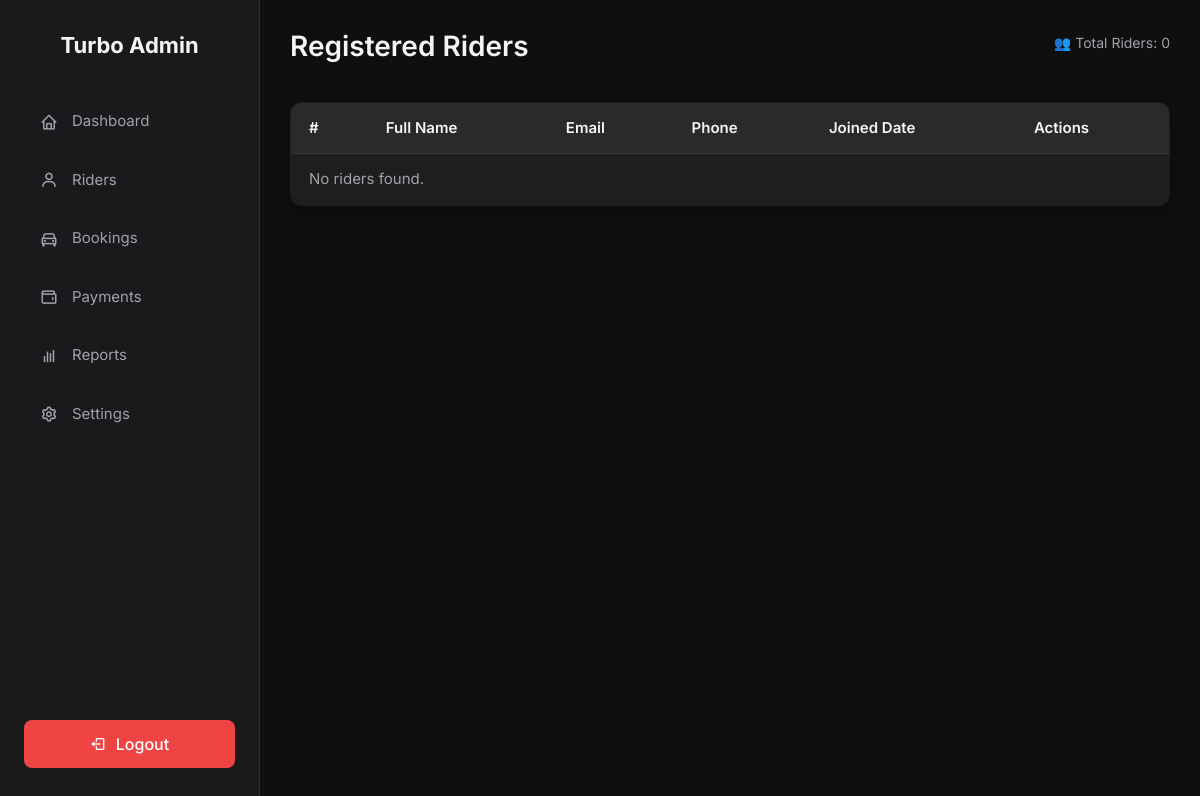
The app's page /adminpages/rider/ (signed in), older data.
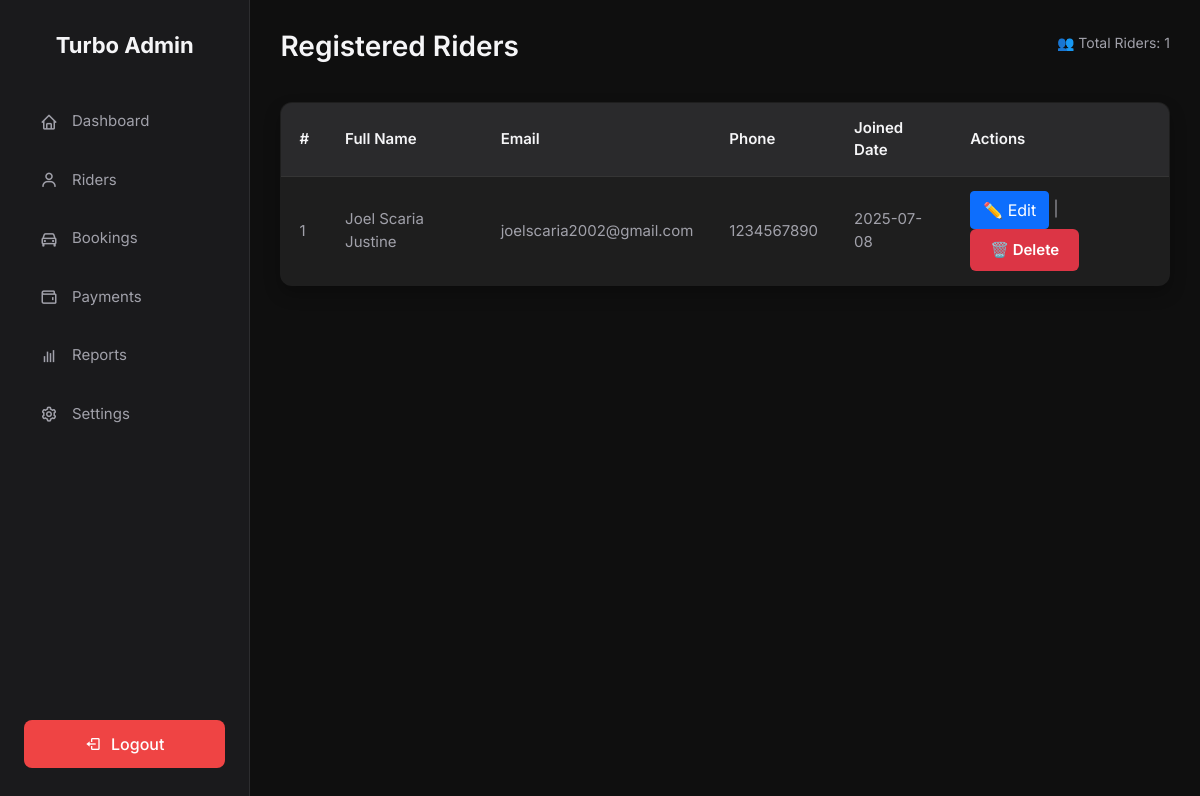
The same page, newer data.
### account/models.py (models this page shows, shortened)
class CustomUser(AbstractUser):
    ROLE_CHOICES = [
        ('driver', 'Driver'),
        ('rider', 'Rider'),
        ('admin', 'Admin'),
    ]
    full_name = models.CharField(max_length=100)
    email = models.EmailField(unique=True)
    role = models.CharField(max_length=10, choices=ROLE_CHOICES)
    phone = models.CharField(max_length=10, default="9999999999")
    USERNAME_FIELD = 'email'
    REQUIRED_FIELDS = ['username', 'full_name', 'role']

### adminpages/views.py (the view)
# urls.py: path('rider/', views.rider, name='rider'),
@login_required
def rider(request):
    riders = CustomUser.objects.filter(role='rider')
    return render(request, 'adminpages/rider.html', {'riders': riders})

### templates/adminpages/rider.html (shortened to what this page needs)
{% extends 'adminpages/base.html' %}
{% block content %}
<div class="main">
  <div class="header">
    <h1>Registered Riders</h1>
    <p>👥 Total Riders: {{ riders.count }}</p>
  </div>
  <table>
    <thead>
      <tr>
        <th>#</th>
        <th>Full Name</th>
        <th>Email</th>
        <th>Phone</th>
        <th>Joined Date</th>
        <th>Actions</th>
      </tr>
    </thead>
    <tbody>
      {% for rider in riders %}
      <tr>
        <td>{{ forloop.counter }}</td>
        <td>{{ rider.full_name }}</td>
        <td>{{ rider.email }}</td>
        <td>{{ rider.phone }}</td>
        <td>{{ rider.date_joined|date:"Y-m-d" }}</td>
        <td>
          <a href="{% url 'edit_rider' rider.id %}"><button class="btn btn-primary">✏️ Edit</button></a> |
          <form method="post" action="{% url 'delete_rider' rider.id %}" style="display:inline;">
            <button type="submit" class="btn btn-danger" onclick="return confirm('Are you sure you want to delete this rider?');">
              🗑️ Delete
            </button>
          </form>
        </td>
      </tr>
      {% empty %}
      <tr>
        <td colspan="5">No riders found.</td>
      </tr>
      {% endfor %}
    </tbody>
  </table>
</div>
{% endblock %}

### templates/adminpages/base.html (shortened to what this page needs)
{% load static %}
<!DOCTYPE html>
<html lang="en">
<head>
  <link href="https://unpkg.com/boxicons@2.1.2/css/boxicons.min.css" rel="stylesheet">
  <link href="https://cdn.jsdelivr.net/npm/bootstrap@5.0.2/dist/css/bootstrap.min.css" rel="stylesheet">
  <link rel="stylesheet" href="{% static 'adminpages/css/style.css' %}">
</head>
<body>
  <div class="sidebar">
    <h2>Turbo Admin</h2>
    <a href="{% url 'adminpages:dashboard' %}" class="nav-link"><i class='bx bx-home'></i>Dashboard</a>
    <a href="{% url 'adminpages:rider' %}" class="nav-link"><i class='bx bx-user'></i>Riders</a>
    <a href="{% url 'adminpages:booking' %}" class="nav-link"><i class='bx bx-car'></i>Bookings</a>
    <a href="{% url 'adminpages:payment' %}" class="nav-link"><i class='bx bx-wallet'></i>Payments</a>
    <a href="{% url 'adminpages:report' %}" class="nav-link"><i class='bx bx-bar-chart'></i>Reports</a>
    <a href="{% url 'adminpages:settings' %}" class="nav-link"><i class='bx bx-cog'></i>Settings</a>
    <a href="{% url 'adminpages:dashboard' %}" class="logout-btn"><i class='bx bx-log-out'></i> Logout</a>
  </div>
  {% block content %}
  {% endblock %}
</body>
</html>

### static/adminpages/css/style.css (style rules this page uses)
:root { --bg-dark: #0f0f0f; --bg-sidebar: #1a1a1c; --card-bg: #1e1e1e; --text-light: #f5f5f7; --text-muted: #a1a1aa; --accent: #3b82f6; --danger: #ef4444; --hover-bg: #2a2a2c; --border: #2d2d2f; --green: #10b981; --orange: #f59e0b; --blue: #3b82f6; }
* { margin: 0; padding: 0; box-sizing: border-box; }
body { font-family: 'Inter', sans-serif; display: flex; height: 100vh; background-color: var(--bg-dark); color: var(--text-light); }
.sidebar { width: 260px; background-color: var(--bg-sidebar); padding: 32px 24px; display: flex; flex-direction: column; border-right: 1px solid var(--border); box-shadow: 2px 0 5px rgba(0, 0, 0, 0.2); }
.sidebar h2 { font-size: 22px; font-weight: 700; margin-bottom: 40px; color: var(--text-light); text-align: center; }
.nav-link { display: flex; align-items: center; gap: 14px; padding: 12px 16px; border-radius: 10px; color: var(--text-muted); text-decoration: none; margin-bottom: 12px; font-size: 15px; transition: all 0.2s ease; }
.nav-link i { font-size: 18px; }
.logout-btn { margin-top: auto; background-color: var(--danger); color: white; border: none; padding: 12px; border-radius: 8px; display: flex; align-items: center; justify-content: center; gap: 10px; text-decoration: none; font-weight: 500; transition: background-color 0.2s ease; }
.main { flex-grow: 1; padding: 30px; overflow-y: auto; background-color: var(--bg-dark); }
.header { display: flex; justify-content: space-between; align-items: center; margin-bottom: 30px; }
.header h1 { font-size: 28px; font-weight: 600; color: var(--text-light); }
.header p { font-size: 14px; color: var(--text-muted); }
table { width: 100%; border-collapse: collapse; background: var(--card-bg); border-radius: 12px; overflow: hidden; box-shadow: 0 8px 16px rgba(0, 0, 0, 0.25); border: 1px solid var(--border); }
thead { background-color: var(--hover-bg); color: var(--text-light); }
th, td { padding: 14px 18px; text-align: left; font-size: 15px; border-bottom: 1px solid #353535; }
th { color: var(--text-light); font-weight: 600; }
td { color: var(--text-muted); }
button[type="submit"], .cancel-btn { padding: 10px 20px; border-radius: 6px; font-weight: 600; font-size: 15px; text-decoration: none; display: inline-block; transition: background-color 0.2s ease; }
button[type="submit"] { color: white; border: none; }

Row changes from the older to the newer data that the page shows:
added CustomUser: full_name "Joel Scaria Justine", email "joelscaria2002@gmail.com", phone "1234567890", date_joined "2025-07-08"
Text that changed along with them:
{{ riders.count }}: "0" → "1"
text no longer shown: "No riders found."
